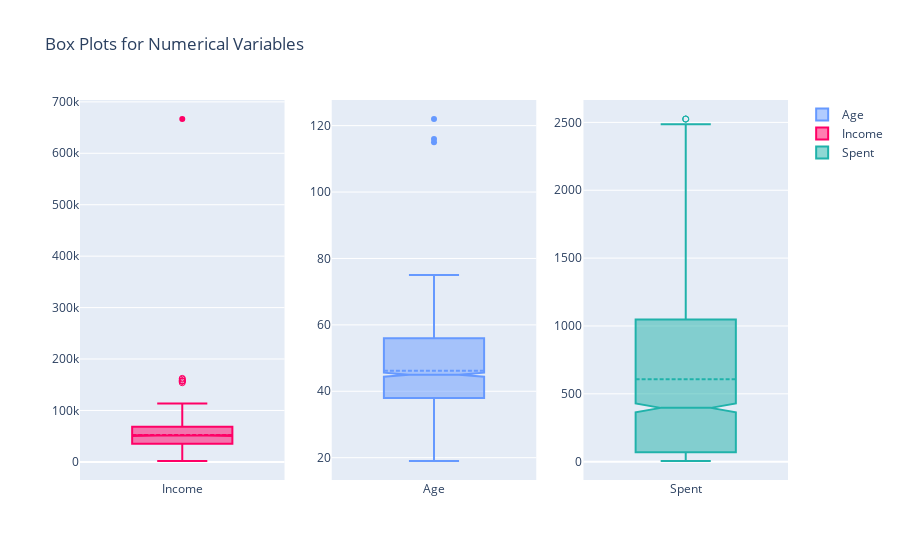

Notebook cell for this chart:
### Markdown cell above
#### Another way of visualising outliers is using boxplots and whiskers
* All the dots in the plot below are outliers according to the quantiles + 1.5 IQR rule

### Code cell
fig = make_subplots(rows=1, cols=3)

fig.add_trace(go.Box(y=data['Age'], notched=True, name='Age', marker_color = '#6699ff', 
                     boxmean=True, boxpoints='suspectedoutliers'), 1, 2)

fig.add_trace(go.Box(y=data['Income'], notched=True, name='Income', marker_color = '#ff0066', 
                     boxmean=True, boxpoints='suspectedoutliers'), 1, 1)

fig.add_trace(go.Box(y=data['Spent'], notched=True, name='Spent', marker_color = 'lightseagreen', 
                     boxmean=True, boxpoints='suspectedoutliers'), 1, 3)

fig.update_layout(title_text='Box Plots for Numerical Variables')

fig.show()

### Figure 1 — Plotly figure (JSON) as saved in the notebook; plotly's stock layout.template omitted (floating-point values rounded to 4 significant figures; data arrays with more than 128 entries replaced by an {"elided": "..."} marker saying what was removed)
{"data": [{"boxmean": true, "boxpoints": "suspectedoutliers", "marker": {"color": "#6699ff"}, "name": "Age", "notched": true, "type": "box", "xaxis": "x2", "y": {"elided": "2216 int values"}, "yaxis": "y2"}, {"boxmean": true, "boxpoints": "suspectedoutliers", "marker": {"color": "#ff0066"}, "name": "Income", "notched": true, "type": "box", "xaxis": "x", "y": {"elided": "2216 int values"}, "yaxis": "y"}, {"boxmean": true, "boxpoints": "suspectedoutliers", "marker": {"color": "lightseagreen"}, "name": "Spent", "notched": true, "type": "box", "xaxis": "x3", "y": {"elided": "2216 int values"}, "yaxis": "y3"}], "layout": {"title": {"text": "Box Plots for Numerical Variables"}, "xaxis": {"anchor": "y", "domain": [0, 0.2889]}, "xaxis2": {"anchor": "y2", "domain": [0.3556, 0.6444]}, "xaxis3": {"anchor": "y3", "domain": [0.7111, 1]}, "yaxis": {"anchor": "x", "domain": [0, 1]}, "yaxis2": {"anchor": "x2", "domain": [0, 1]}, "yaxis3": {"anchor": "x3", "domain": [0, 1]}}}
